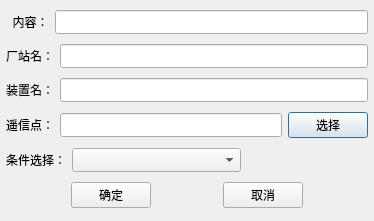
<?xml version="1.0" encoding="UTF-8"?>
<ui version="4.0">
 <class>digitalPropDlg</class>
 <widget class="QDialog" name="digitalPropDlg">
  <property name="geometry">
   <rect>
    <x>0</x>
    <y>0</y>
    <width>374</width>
    <height>221</height>
   </rect>
  </property>
  <property name="windowTitle">
   <string>开关量条件属性</string>
  </property>
  <layout class="QVBoxLayout" name="verticalLayout">
   <property name="leftMargin">
    <number>6</number>
   </property>
   <property name="topMargin">
    <number>6</number>
   </property>
   <property name="rightMargin">
    <number>6</number>
   </property>
   <property name="bottomMargin">
    <number>6</number>
   </property>
   <item>
    <layout class="QHBoxLayout" name="horizontalLayout">
     <item>
      <widget class="QLabel" name="label">
       <property name="text">
        <string>  内容：</string>
       </property>
      </widget>
     </item>
     <item>
      <widget class="QLineEdit" name="frNameLineEdit">
       <property name="minimumSize">
        <size>
         <width>0</width>
         <height>24</height>
        </size>
       </property>
      </widget>
     </item>
    </layout>
   </item>
   <item>
    <layout class="QHBoxLayout" name="horizontalLayout_2">
     <item>
      <widget class="QLabel" name="label_2">
       <property name="text">
        <string>厂站名：</string>
       </property>
      </widget>
     </item>
     <item>
      <widget class="QLineEdit" name="stNameLineEdit">
       <property name="minimumSize">
        <size>
         <width>0</width>
         <height>24</height>
        </size>
       </property>
      </widget>
     </item>
    </layout>
   </item>
   <item>
    <layout class="QHBoxLayout" name="horizontalLayout_3">
     <item>
      <widget class="QLabel" name="label_3">
       <property name="text">
        <string>装置名：</string>
       </property>
      </widget>
     </item>
     <item>
      <widget class="QLineEdit" name="jgNameLineEdit">
       <property name="minimumSize">
        <size>
         <width>0</width>
         <height>24</height>
        </size>
       </property>
      </widget>
     </item>
    </layout>
   </item>
   <item>
    <layout class="QHBoxLayout" name="horizontalLayout_4">
     <item>
      <widget class="QLabel" name="label_4">
       <property name="layoutDirection">
        <enum>Qt::LeftToRight</enum>
       </property>
       <property name="text">
        <string>遥信点：</string>
       </property>
       <property name="alignment">
        <set>Qt::AlignRight|Qt::AlignTrailing|Qt::AlignVCenter</set>
       </property>
      </widget>
     </item>
     <item>
      <widget class="QLineEdit" name="ptNameLineEdit">
       <property name="minimumSize">
        <size>
         <width>0</width>
         <height>24</height>
        </size>
       </property>
      </widget>
     </item>
     <item>
      <widget class="QPushButton" name="ptSelBtn">
       <property name="minimumSize">
        <size>
         <width>0</width>
         <height>24</height>
        </size>
       </property>
       <property name="text">
        <string>选择</string>
       </property>
      </widget>
     </item>
    </layout>
   </item>
   <item>
    <layout class="QHBoxLayout" name="horizontalLayout_5" stretch="1,4,3">
     <item>
      <widget class="QLabel" name="label_5">
       <property name="text">
        <string>条件选择：</string>
       </property>
      </widget>
     </item>
     <item>
      <widget class="QComboBox" name="condComboBox">
       <property name="minimumSize">
        <size>
         <width>0</width>
         <height>24</height>
        </size>
       </property>
      </widget>
     </item>
     <item>
      <spacer name="horizontalSpacer_4">
       <property name="orientation">
        <enum>Qt::Horizontal</enum>
       </property>
       <property name="sizeHint" stdset="0">
        <size>
         <width>40</width>
         <height>20</height>
        </size>
       </property>
      </spacer>
     </item>
    </layout>
   </item>
   <item>
    <layout class="QHBoxLayout" name="horizontalLayout_6">
     <item>
      <spacer name="horizontalSpacer">
       <property name="orientation">
        <enum>Qt::Horizontal</enum>
       </property>
       <property name="sizeHint" stdset="0">
        <size>
         <width>40</width>
         <height>20</height>
        </size>
       </property>
      </spacer>
     </item>
     <item>
      <widget class="QPushButton" name="okBtn">
       <property name="minimumSize">
        <size>
         <width>0</width>
         <height>24</height>
        </size>
       </property>
       <property name="text">
        <string>确定</string>
       </property>
      </widget>
     </item>
     <item>
      <spacer name="horizontalSpacer_2">
       <property name="orientation">
        <enum>Qt::Horizontal</enum>
       </property>
       <property name="sizeHint" stdset="0">
        <size>
         <width>40</width>
         <height>20</height>
        </size>
       </property>
      </spacer>
     </item>
     <item>
      <widget class="QPushButton" name="cancelBtn">
       <property name="minimumSize">
        <size>
         <width>0</width>
         <height>24</height>
        </size>
       </property>
       <property name="text">
        <string>取消</string>
       </property>
      </widget>
     </item>
     <item>
      <spacer name="horizontalSpacer_3">
       <property name="orientation">
        <enum>Qt::Horizontal</enum>
       </property>
       <property name="sizeHint" stdset="0">
        <size>
         <width>40</width>
         <height>20</height>
        </size>
       </property>
      </spacer>
     </item>
    </layout>
   </item>
  </layout>
 </widget>
 <resources/>
 <connections>
  <connection>
   <sender>okBtn</sender>
   <signal>clicked()</signal>
   <receiver>digitalPropDlg</receiver>
   <slot>accept()</slot>
   <hints>
    <hint type="sourcelabel">
     <x>100</x>
     <y>187</y>
    </hint>
    <hint type="destinationlabel">
     <x>152</x>
     <y>190</y>
    </hint>
   </hints>
  </connection>
  <connection>
   <sender>cancelBtn</sender>
   <signal>clicked()</signal>
   <receiver>digitalPropDlg</receiver>
   <slot>reject()</slot>
   <hints>
    <hint type="sourcelabel">
     <x>324</x>
     <y>187</y>
    </hint>
    <hint type="destinationlabel">
     <x>360</x>
     <y>188</y>
    </hint>
   </hints>
  </connection>
  <connection>
   <sender>ptSelBtn</sender>
   <signal>clicked()</signal>
   <receiver>digitalPropDlg</receiver>
   <slot>selectDigitalPoint()</slot>
   <hints>
    <hint type="sourcelabel">
     <x>296</x>
     <y>129</y>
    </hint>
    <hint type="destinationlabel">
     <x>354</x>
     <y>129</y>
    </hint>
   </hints>
  </connection>
  <connection>
   <sender>condComboBox</sender>
   <signal>currentIndexChanged(int)</signal>
   <receiver>digitalPropDlg</receiver>
   <slot>conditionSelect(int)</slot>
   <hints>
    <hint type="sourcelabel">
     <x>255</x>
     <y>153</y>
    </hint>
    <hint type="destinationlabel">
     <x>298</x>
     <y>151</y>
    </hint>
   </hints>
  </connection>
 </connections>
 <slots>
  <slot>selectDigitalPoint()</slot>
  <slot>conditionSelect(int)</slot>
 </slots>
</ui>
